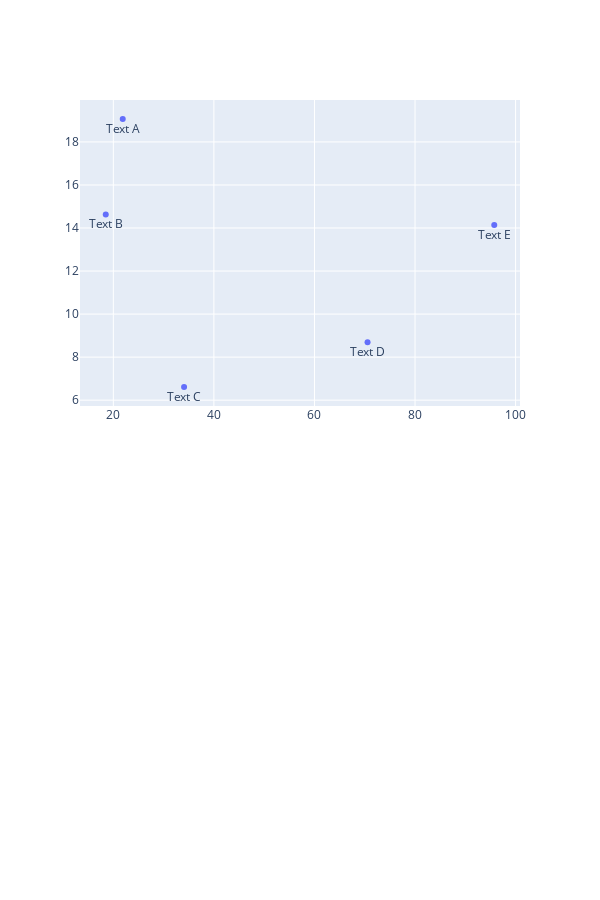

Notebook code cell kept with this figure:
### Code cell
fig=make_subplots(rows=2,cols=1)
fig.add_trace(go.Scatter(x=weather["Relative Humidity AVG"].head(),
              y=weather["Temperature AVG"].head(),
             mode="markers+text",text=["Text A", "Text B", "Text C",
                                     "Text D", "Text E"],
              textposition="bottom center"),row=1,col=1)
fig.update_layout(height=900,width=600)
fig.show()

### Figure 1 — Plotly figure (JSON) as saved in the notebook; plotly's stock layout.template omitted (floating-point values rounded to 4 significant figures)
{"data": [{"mode": "markers+text", "text": ["Text A", "Text B", "Text C", "Text D", "Text E"], "textposition": "bottom center", "type": "scatter", "x": [21.87, 18.49, 34.07, 70.56, 95.75], "xaxis": "x", "y": [19.06, 14.63, 6.614, 8.687, 14.14], "yaxis": "y"}], "layout": {"dragmode": "pan", "height": 900, "width": 600, "xaxis": {"anchor": "y", "autorange": true, "domain": [0, 1], "range": [13.37, 100.9], "type": "linear"}, "xaxis2": {"anchor": "y2", "domain": [0, 1]}, "yaxis": {"anchor": "x", "autorange": true, "domain": [0.575, 1], "range": [5.729, 19.95], "type": "linear"}, "yaxis2": {"anchor": "x2", "domain": [0, 0.425]}}}
